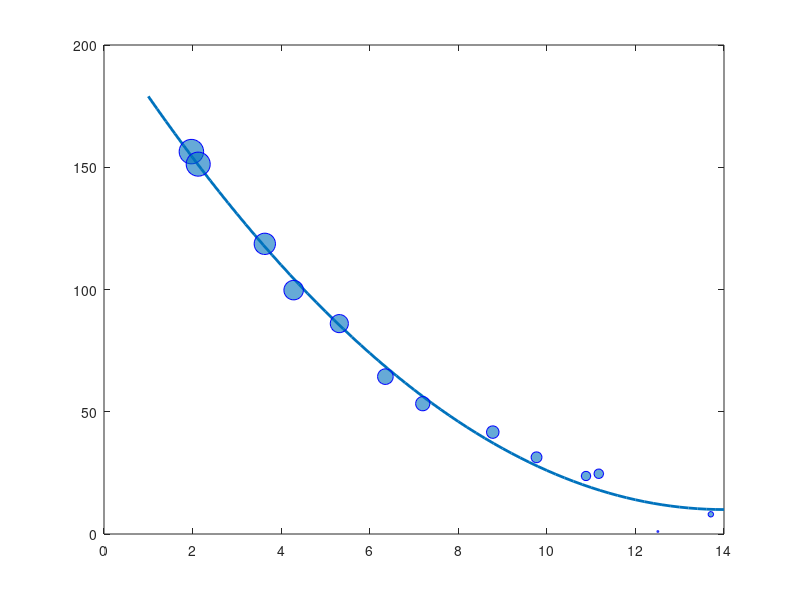

Recreate this plot in MATLAB. (Note: this script raises an error after producing the figure.)
%% Basic Hierarchy
% Instructions are in the task pane to the left. Complete and submit each task one at a time.
% This code sets up the activity.
x = (1:13) + rand(1,13);
y = 10+(x-14).^2 - 5*randn(1,13);
xModel = 1:0.2:14;
yModel = 10 + (xModel-14).^2;
fig = figure;
plot(xModel,yModel,"LineWidth",2);
hold on
scatter(x,y,2*y,"filled","MarkerFaceAlpha",0.6,"MarkerEdgeColor","b");
%% Task 1
ax=fig.Children
%% Task 2
p=ax.Children
%% Task 3
sp = p(1)
%% Task 4
spType=sp.Type